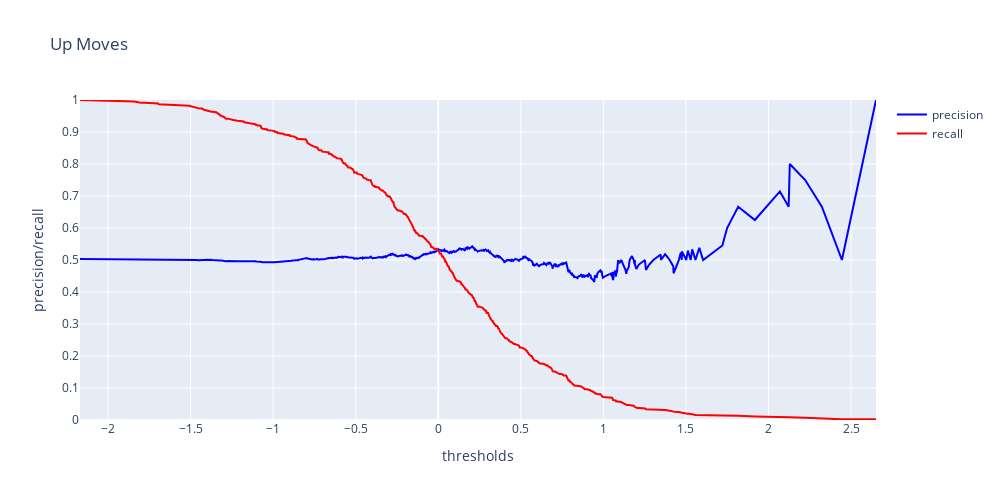

The cell this chart's notebook holds for it:
### Markdown cell above
With positive class as 1

### Code cell
precisions, recalls, thresholds = precision_recall_curve(y_train, y_decision_svm, pos_label=1)
plot_precision_recall_vs_thresholds(precisions, recalls, thresholds, title="Up Moves")

### Figure 1 — Plotly figure (JSON) as saved in the notebook; plotly's stock layout.template omitted (floating-point values rounded to 4 significant figures; data arrays with more than 128 entries replaced by an {"elided": "..."} marker saying what was removed)
{"data": [{"marker": {"color": "blue"}, "name": "precision", "type": "scatter", "x": {"elided": "887 float values"}, "y": {"elided": "888 float values"}}, {"marker": {"color": "red"}, "name": "recall", "type": "scatter", "x": {"elided": "887 float values"}, "y": {"elided": "888 float values"}}], "layout": {"height": 500, "showlegend": true, "title": {"text": "Up Moves"}, "width": 1000, "xaxis": {"autorange": true, "range": [-2.17, 2.651], "title": {"text": "thresholds"}, "type": "linear"}, "yaxis": {"dtick": 0.1, "range": [0, 1], "title": {"text": "precision/recall"}, "type": "linear"}}}
